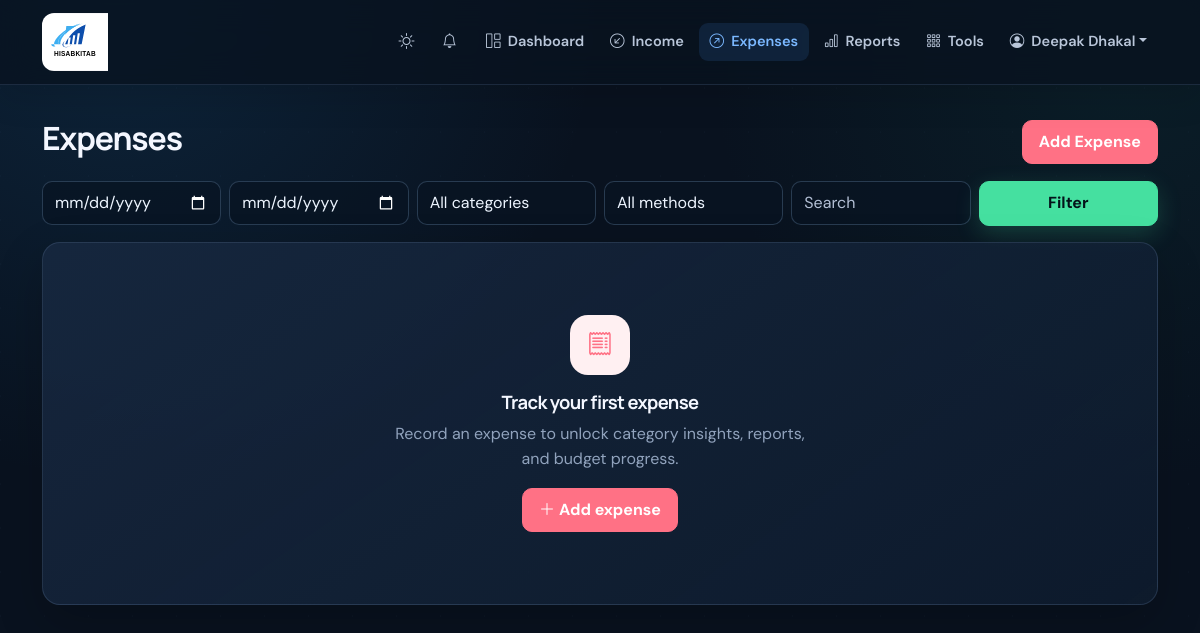
The app's page /expense/ (signed in), older data.
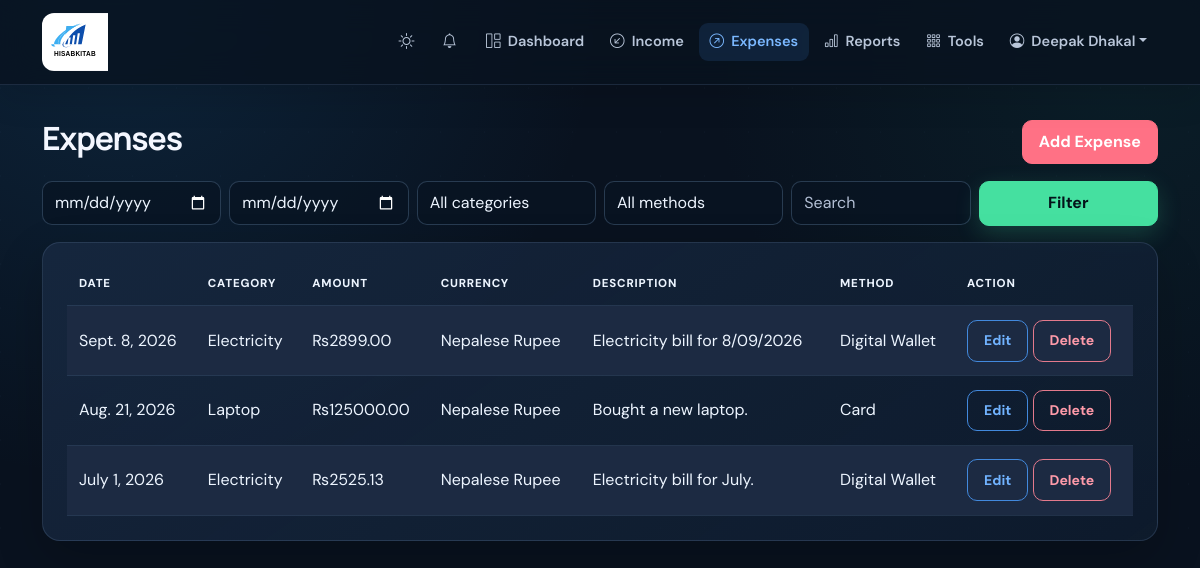
The same page, newer data.
### finance/models.py (models this page shows, shortened)
class Expense(models.Model):
    PAYMENT_METHODS = (
        ('Cash', 'Cash'),
        ('Card', 'Card'),
        ('Bank Transfer', 'Bank Transfer'),
        ('Digital Wallet', 'Digital Wallet'),
    )
    CURRENCY_CHOICES = (
        ('USD', 'US Dollar'),
        ('AUD', 'Australian Dollar'),
        ('EUR', 'Euro'),
        ('GBP', 'Pound Sterling'),
        ('IC', 'IC'),
        ('NPR', 'Nepalese Rupee'),
    )
    user = models.ForeignKey(User, on_delete=models.CASCADE, related_name='expenses')
    category = models.ForeignKey(Category, on_delete=models.PROTECT, related_name='expenses')
    amount = models.DecimalField(max_digits=10, decimal_places=2)
    currency = models.CharField(max_length=10, choices=CURRENCY_CHOICES, default='USD')
    date = models.DateField()
    description = models.CharField(max_length=255, blank=True)
    payment_method = models.CharField(max_length=30, choices=PAYMENT_METHODS, blank=True)
    account = models.ForeignKey(Account, on_delete=models.SET_NULL, null=True, blank=True, related_name='expenses')
    tags = models.ManyToManyField(TransactionTag, blank=True, related_name='expenses')
    receipt = models.FileField(upload_to='receipts/expense/', blank=True)
    created_at = models.DateTimeField(auto_now_add=True)
    updated_at = models.DateTimeField(auto_now=True)
    class Meta:
        ordering = ['-date', '-created_at']
        constraints = [
            models.CheckConstraint(condition=models.Q(amount__gt=0), name='expense_amount_positive'),
        ]
    @property
    def currency_symbol(self):
        return {
            'USD': '$',
            'AUD': 'A$',
            'EUR': '€',
            'GBP': '£',
            'IC': 'IC',
            'NPR': '₨',
        }.get(self.currency, self.currency)

class Category(models.Model):
    CATEGORY_TYPES = (
        ('income', 'Income'),
        ('expense', 'Expense'),
    )
    user = models.ForeignKey(User, on_delete=models.CASCADE, related_name='categories')
    name = models.CharField(max_length=100)
    type = models.CharField(max_length=10, choices=CATEGORY_TYPES)
    created_at = models.DateTimeField(auto_now_add=True)
    class Meta:
        ordering = ['name']
        unique_together = ('user', 'name', 'type')

### finance/views.py (the view)
# urls.py: path('expense/', views.expense_list, name='expense_list'),
@login_required
def expense_list(request):
    expenses = Expense.objects.filter(user=request.user).select_related('category')
    if request.GET.get('start_date'):
        expenses = expenses.filter(date__gte=request.GET['start_date'])
    if request.GET.get('end_date'):
        expenses = expenses.filter(date__lte=request.GET['end_date'])
    if request.GET.get('category'):
        expenses = expenses.filter(category_id=request.GET['category'])
    if request.GET.get('payment_method'):
        expenses = expenses.filter(payment_method=request.GET['payment_method'])
    if request.GET.get('q'):
        expenses = expenses.filter(description__icontains=request.GET['q'])
    return render(request, 'finance/expense_list.html', {'expenses': expenses, 'categories': Category.objects.filter(user=request.user, type='expense')})

### finance/context_processors.py (called while the page is built)
def notifications(request):
    if not request.user.is_authenticated:
        return {}
    notification_qs = request.user.notifications.filter(is_read=False)
    return {
        'unread_notifications': notification_qs[:5],
        'unread_notification_count': notification_qs.count(),
    }

### finance/templates/finance/expense_list.html (shortened to what this page needs)
{% extends 'finance/base.html' %}
{% block content %}
<div class="d-flex justify-content-between align-items-center mb-3">
    <h2>Expenses</h2>
    <a class="btn btn-danger" href="{% url 'expense_create' %}">Add Expense</a>
</div>
<form method="get" class="row g-2 mb-3">
    <div class="col-md-2">
        <input id="expense_start_date" type="date" class="form-control" name="start_date" value="{{ request.GET.start_date }}" placeholder="Start date">
    </div>
    <div class="col-md-2">
        <input id="expense_end_date" type="date" class="form-control" name="end_date" value="{{ request.GET.end_date }}" placeholder="End date">
    </div>
    <div class="col-md-2">
        <select id="expense_category" class="form-select" name="category"><option value="">All categories</option></select>
    </div>
    <div class="col-md-2">
        <select id="expense_payment_method" class="form-select" name="payment_method"><option value="">All methods</option></select>
    </div>
    <div class="col-md-2"><input type="text" class="form-control" name="q" value="{{ request.GET.q }}" placeholder="Search"></div>
    <div class="col-md-2"><button class="btn btn-primary w-100" type="submit">Filter</button></div>
</form>
<div class="card shadow-sm p-4">
    {% if expenses %}<div class="table-responsive"><table class="table table-striped mobile-card-table">
        <thead><tr><th>Date</th><th>Category</th><th>Amount</th><th>Currency</th><th>Description</th><th>Method</th><th>Action</th></tr></thead>
        <tbody>
            {% for expense in expenses %}
            <tr>
                <td data-label="Date">{{ expense.date }}</td><td data-label="Category">{{ expense.category.name }}</td><td data-label="Amount">{{ expense.currency_symbol }}{{ expense.amount }}</td><td data-label="Currency">{{ expense.get_currency_display }}</td><td data-label="Description">{{ expense.description|default:'—' }}</td><td data-label="Method">{{ expense.payment_method|default:'—' }}</td><td data-label="Actions"><a class="btn btn-sm btn-outline-primary" href="{% url 'expense_update' expense.id %}">Edit</a> <a class="btn btn-sm btn-outline-danger" href="{% url 'expense_delete' expense.id %}">Delete</a></td>
            </tr>
            {% endfor %}
        </tbody>
    </table></div>{% else %}<div class="empty-state"><div class="empty-state-icon danger"><i class="bi bi-receipt"></i></div><h3>Track your first expense</h3><p>Record an expense to unlock category insights, reports, and budget progress.</p><a class="btn btn-danger" href="{% url 'expense_create' %}"><i class="bi bi-plus-lg me-1"></i>Add expense</a></div>{% endif %}
</div>
{% endblock %}

Row changes from the older to the newer data that the page shows:
added Expense: date "Sept. 8, 2026", category.name "Electricity", currency_symbol "₨", amount "2899.00", currency "Nepalese Rupee", description "Electricity bill for 8/09/2026", payment_method "Digital Wallet"
added Expense: date "Aug. 21, 2026", category.name "Laptop", currency_symbol "₨", amount "125000.00", currency "Nepalese Rupee", description "Bought a new laptop.", payment_method "Card"
added Expense: date "July 1, 2026", category.name "Electricity", currency_symbol "₨", amount "2525.13", currency "Nepalese Rupee", description "Electricity bill for July.", payment_method "Digital Wallet"
Text that changed along with them:
text no longer shown: "Track your first expense Record an expense to unlock category insights, reports, and budget progress. Add expense"
text now shown: "DATE CATEGORY AMOUNT CURRENCY DESCRIPTION METHOD ACTION"
